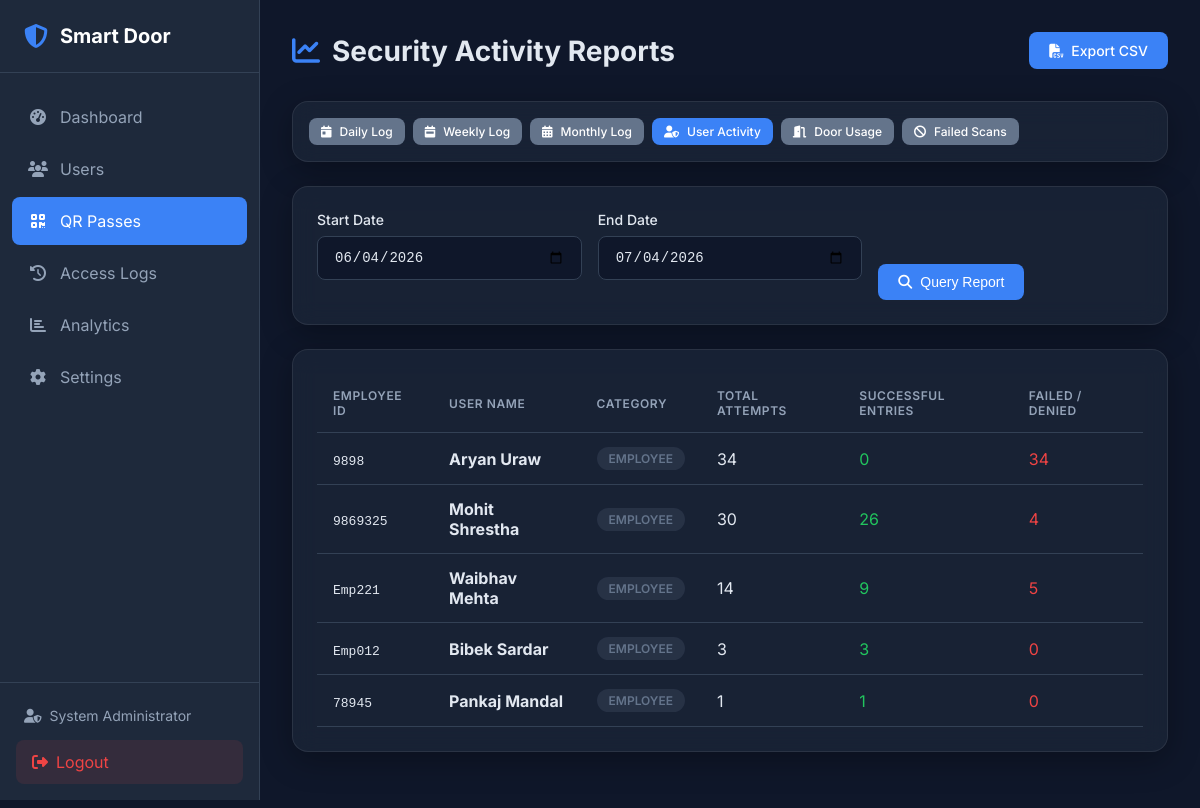
Before: /admin/qr/reports?type=user&start_date=2026-06-04&end_date=2026-07-04 (signed in) with the older database file.
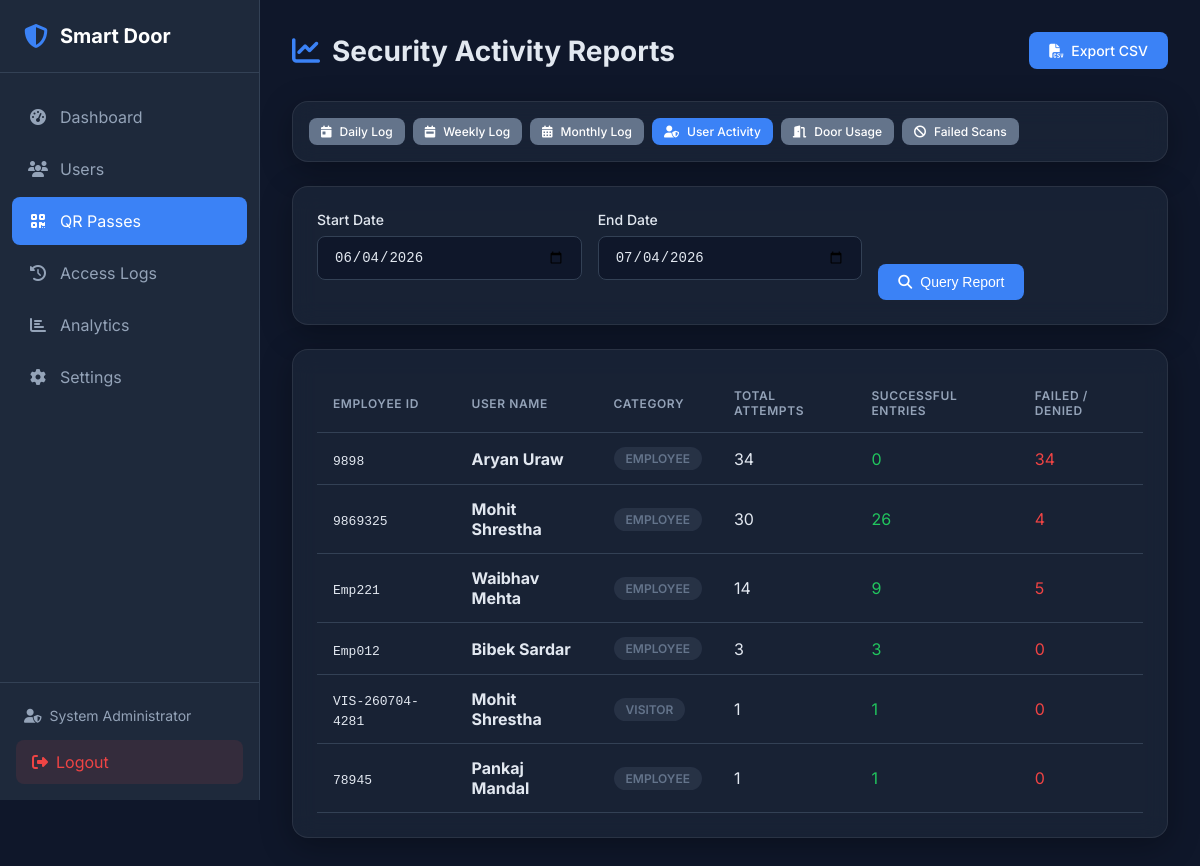
After: the same page with the newer database file.
### tables this page shows
CREATE TABLE users (
    id INTEGER PRIMARY KEY AUTOINCREMENT,
    employee_id VARCHAR(50) UNIQUE NOT NULL,
    first_name VARCHAR(50) NOT NULL,
    last_name VARCHAR(50) NOT NULL,
    email VARCHAR(100) UNIQUE,
    phone VARCHAR(20),
    department VARCHAR(100),
    designation VARCHAR(100),
    is_active BOOLEAN DEFAULT 1,
    face_enrolled BOOLEAN DEFAULT 0,
    fingerprint_enrolled BOOLEAN DEFAULT 0,
    created_at DATETIME DEFAULT CURRENT_TIMESTAMP,
    updated_at DATETIME DEFAULT CURRENT_TIMESTAMP,
    created_by INTEGER, user_type VARCHAR(50) DEFAULT 'Employee', access_level VARCHAR(50) DEFAULT 'Normal', allowed_doors TEXT DEFAULT 'Main Entrance', status VARCHAR(20) DEFAULT 'Active', expiration_date DATETIME NULL,
    FOREIGN KEY (created_by) REFERENCES admin(id)
);

### web/routes/qr_routes.py (the view)
@qr_bp.route('/admin/qr/reports')
@login_required
def reports():
    report_type = request.args.get('type', 'daily')
    start_date_str = request.args.get('start_date')
    end_date_str = request.args.get('end_date')
    today = date.today()
    start = today - timedelta(days=30)
    end = today
    if start_date_str:
        try:
            start = datetime.strptime(start_date_str, '%Y-%m-%d').date()
        except ValueError:
            pass
    if end_date_str:
        try:
            end = datetime.strptime(end_date_str, '%Y-%m-%d').date()
        except ValueError:
            pass
    reports_data = qr_repo.get_reports_data(report_type, start, end)
    return render_template(
        'qr/reports.html',
        data=reports_data,
        report_type=report_type,
        start_date=start.strftime('%Y-%m-%d'),
        end_date=end.strftime('%Y-%m-%d')
    )

### database/db_manager.py (called while the page is built, shortened)
    def _get_connection(self) -> sqlite3.Connection:
        return self._local.connection

    def execute(self, query: str, params: tuple = ()) -> sqlite3.Cursor:
        conn = self._get_connection()
        cursor = conn.cursor()
        cursor.execute(query, params)
        return cursor

### web/routes/qr_routes.py (called while the page is built)
def login_required(f):
    @wraps(f)
    def decorated_function(*args, **kwargs):
        if 'admin_id' not in session:
            flash('Please log in to access this page.', 'warning')
            return redirect(url_for('login'))
        return f(*args, **kwargs)
    return decorated_function

### web/templates/qr/reports.html (shortened to what the changed rows need)
{% extends "base.html" %}
{% block extra_css %}
<link rel="stylesheet" href="{{ url_for('static', filename='css/qr.css') }}">
{% endblock %}
{% block content %}
<div class="page-header">
    <h1><i class="fas fa-chart-line"></i> Security Activity Reports</h1>
</div>
<div class="qr-glass-card">
    <div class="table-responsive">
        {% if data %}
            <table class="table">
                <thead>
                    <tr>
                        {% if report_type == 'daily' %}
                            <th>Access Date</th>
                            <th>Total Attempts</th>
                            <th>Successful entries</th>
                            <th>Failed / Denied</th>
                        {% elif report_type == 'weekly' %}
                            <th>Week Number</th>
                            <th>Week Start Date</th>
                            <th>Total Attempts</th>
                            <th>Successful entries</th>
                            <th>Failed / Denied</th>
                        {% elif report_type == 'monthly' %}
                            <th>Month / Year</th>
                            <th>Total Attempts</th>
                            <th>Successful entries</th>
                            <th>Failed / Denied</th>
                        {% elif report_type == 'user' %}
                            <th>Employee ID</th>
                            <th>User Name</th>
                            <th>Category</th>
                            <th>Total Attempts</th>
                            <th>Successful entries</th>
                            <th>Failed / Denied</th>
                        {% elif report_type == 'door' %}
                            <th>Door Name</th>
                            <th>Total Attempts</th>
                            <th>Successful entries</th>
                            <th>Failed / Denied</th>
                        {% endif %}
                    </tr>
                </thead>
                <tbody>
                    {% for row in data %}
                    <tr>
                        {% if report_type == 'daily' %}
                            <td><strong>{{ row.access_date }}</strong></td>
                            <td>{{ row.total_attempts }}</td>
                            <td><span class="text-success">{{ row.successful }}</span></td>
                            <td><span class="text-danger">{{ row.failed }}</span></td>
                        {% elif report_type == 'weekly' %}
                            <td>Week {{ row.week_num }}</td>
                            <td>{{ row.week_start }}</td>
                            <td>{{ row.total_attempts }}</td>
                            <td><span class="text-success">{{ row.successful }}</span></td>
                            <td><span class="text-danger">{{ row.failed }}</span></td>
                        {% elif report_type == 'monthly' %}
                            <td><strong>{{ row.month_year }}</strong></td>
                            <td>{{ row.total_attempts }}</td>
                            <td><span class="text-success">{{ row.successful }}</span></td>
                            <td><span class="text-danger">{{ row.failed }}</span></td>
                        {% elif report_type == 'user' %}
                            <td><code>{{ row.employee_id }}</code></td>
                            <td><strong>{{ row.user_name }}</strong></td>
                            <td><span class="badge badge-secondary">{{ row.user_type }}</span></td>
                            <td>{{ row.total_attempts }}</td>
                            <td><span class="text-success">{{ row.successful }}</span></td>
                            <td><span class="text-danger">{{ row.failed }}</span></td>
                        {% elif report_type == 'door' %}
                            <td><strong>{{ row.door }}</strong></td>
                            <td>{{ row.total_attempts }}</td>
                            <td><span class="text-success">{{ row.successful }}</span></td>
                            <td><span class="text-danger">{{ row.failed }}</span></td>
                        {% endif %}
                    </tr>
                    {% endfor %}
                </tbody>
            </table>
        {% else %}
            <div class="empty-state">
                <i class="fas fa-folder-open"></i>
                <h3>No Logs Found</h3>
                <p>No activity log entries matched the selected timeframe.</p>
            </div>
        {% endif %}
    </div>
</div>
{% endblock %}

Changed rows visible on the page:
added users: employee_id "VIS-260704-4281", user_name "Mohit Shrestha", user_type "VISITOR", total_attempts "1", successful "1", failed "0"
